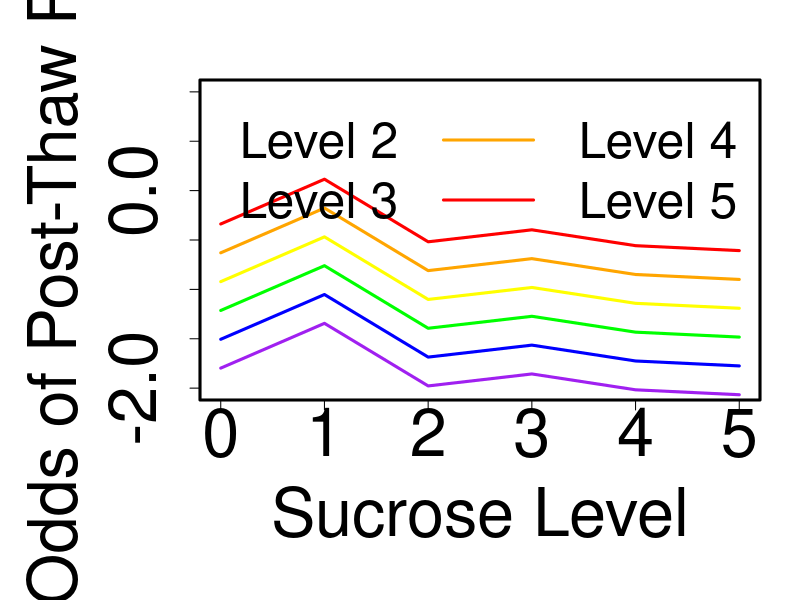
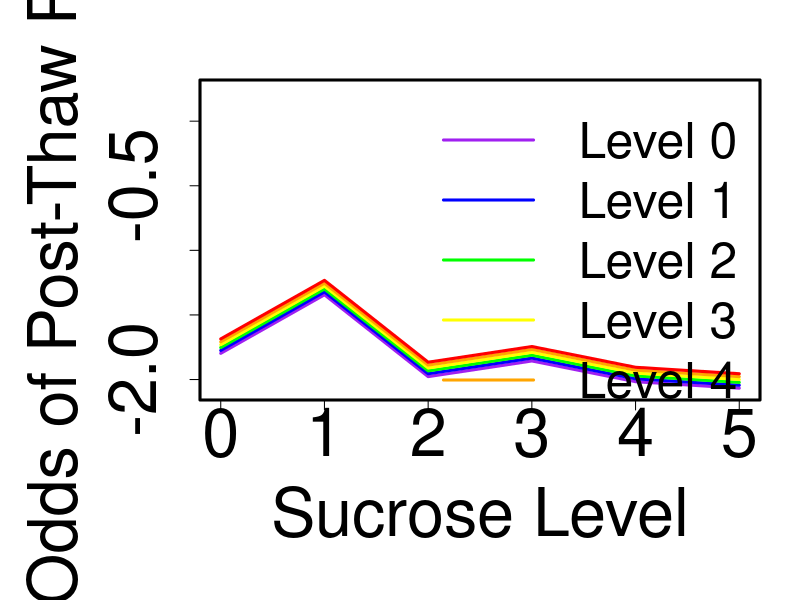
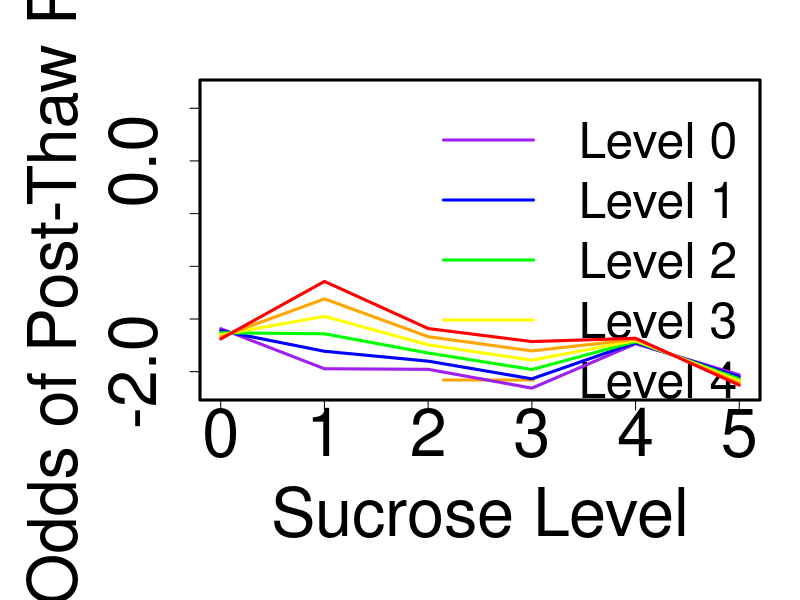
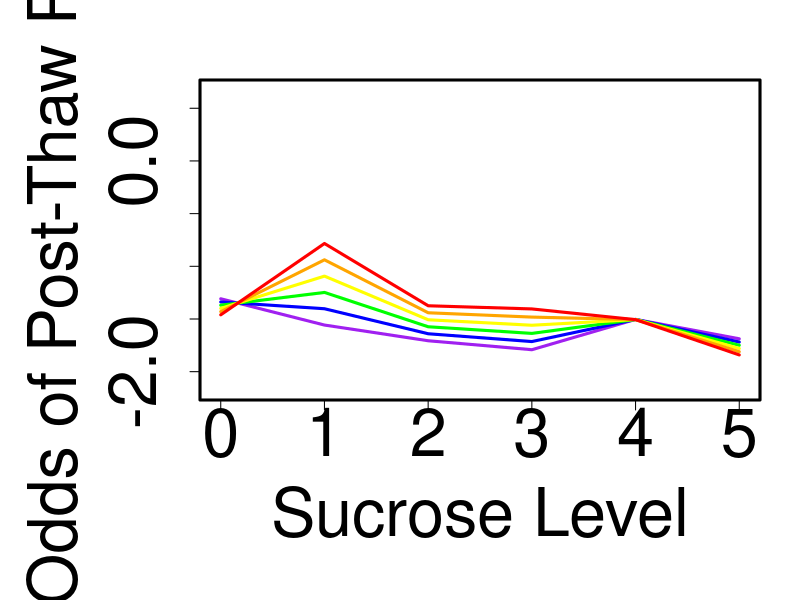
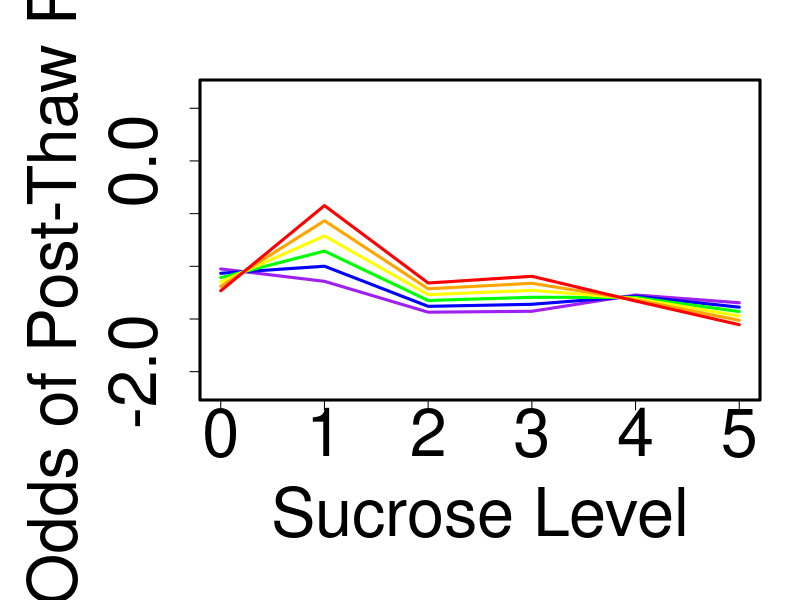
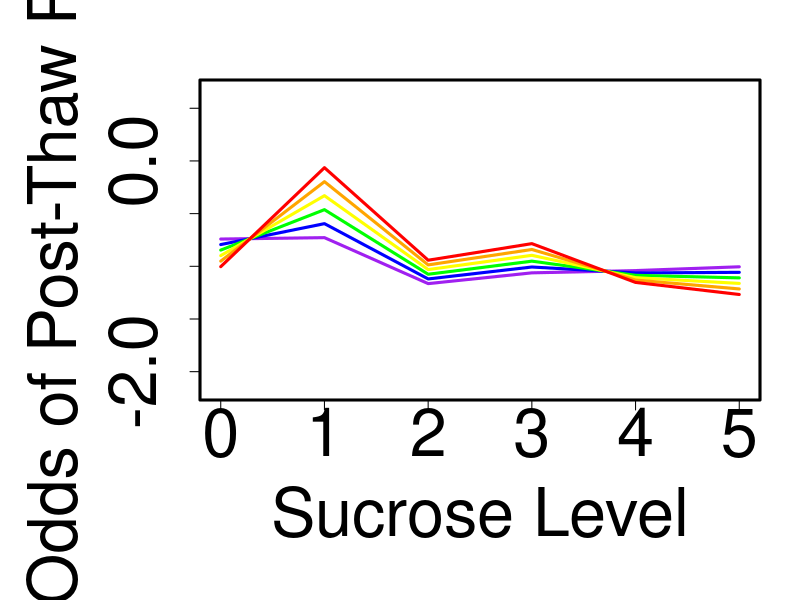
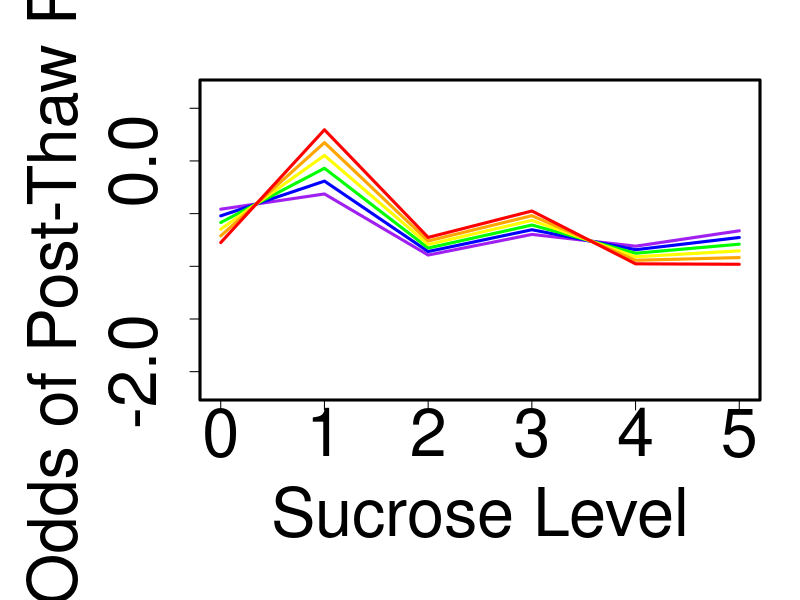
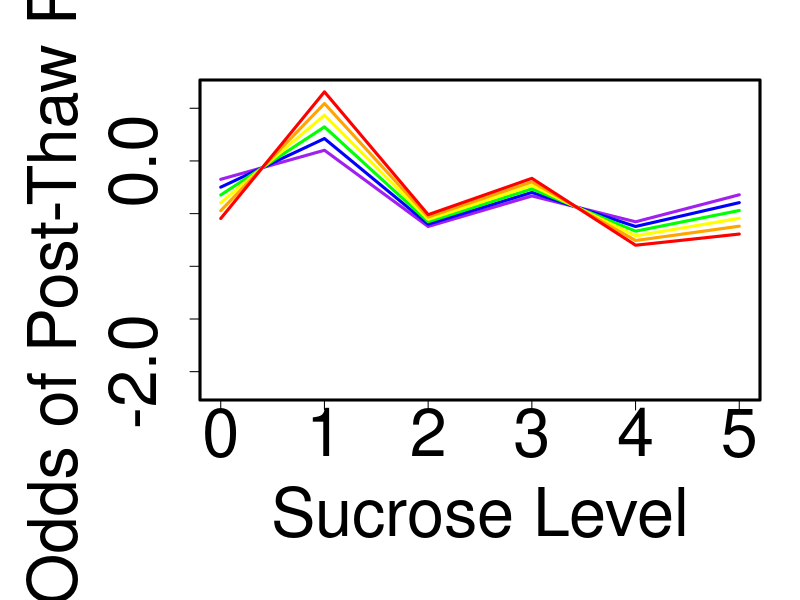

R code for these plots, in order: (Note: this script raises an error after producing the figures.)
# This code was written by Dr. Ashley Petersen and adjusted by Chia-Hsing Pi
# This code used (1)quasi-binomial, (2) sucrose as factor, (3) one simple model and one interaction models
####################################################################################################################################

# import data
setwd("D:/07_Statistical Analysis/SGI2")
data_SGI<-read.table('SGI_log.csv',header=F,sep=',') #input data
colnames(data_SGI) = c("S","G","I","R") 

#collapse data into counts
collapsed = aggregate(data_SGI$R, data_SGI[,1:3], FUN=sum)
temp = aggregate(data_SGI$R, data_SGI[,1:3], FUN=length)
collapsed = cbind(collapsed, temp[,4]-collapsed[,4])
names(collapsed)[4:5] = c("success", "failure")

#coloring for plots
colors = c("purple", "blue", "green", "yellow", "orange", "red")

####################################################################################################################################
## "main effects" model (no interactions)
####################################################################################################################################

mainEffects = glm(cbind(success, failure) ~ as.factor(S) + G + I, data=collapsed, family="quasibinomial")
summary(mainEffects)

#p-value for effect of S
mainEffects_noS = glm(cbind(success, failure) ~ G + I, data=collapsed, family="quasibinomial")
anova(mainEffects, mainEffects_noS, test = "F")

#predicted values for log odds
fit = predict(mainEffects, type = "link")

#plot summarizing impact of additive effects
#glycerol
jpeg('MainEffects_G.jpeg',width=900,height=900)
par(mar=c(10, 10, 4, 2),mgp=c(6,2,0),lwd=3)
plot(collapsed$S, fit, type="n", xlab="Sucrose Level", ylab="Log Odds of Post-Thaw Recovery", 
     cex=2.25,cex.axis=4.0,cex.lab=4.0, ylim=c(-2,1))
for (i in 0:5) points(collapsed$S[collapsed$G==i & collapsed$I==0], fit[collapsed$G==i & collapsed$I==0], 
                      type="l", col=colors[i+1])
legend("topright", col=colors, paste0("Level ",0:5), lty=1, bty="n",cex=3.0,ncol = 3)
dev.off()

#isoleucine
jpeg('MainEffects_I.jpeg',width=900,height=900)
par(mar=c(10, 10, 4, 2),mgp=c(6,2,0),lwd=3)
plot(collapsed$S, fit, type="n", xlab="Sucrose Level", ylab="Log Odds of Post-Thaw Recovery", 
     cex=2.25,cex.axis=4.0,cex.lab=4.0)
for (i in 0:5) points(collapsed$S[collapsed$I==i & collapsed$G==0], fit[collapsed$I==i & collapsed$G==0], 
                      type="l", col=colors[i+1])
legend("topright", col=colors, paste0("Level ",0:5), lty=1, bty="n",cex=3.0)
dev.off()

####################################################################################################################################
## interaction model
####################################################################################################################################

intxn = glm(cbind(success, failure) ~ as.factor(S)*G + as.factor(S)*I + G*I, data=collapsed, family="quasibinomial")
summary(intxn)

#p-value for interaction between S & G
intxn_noSG = glm(cbind(success, failure) ~ as.factor(S) + as.factor(S)*I + G*I, data=collapsed, family="quasibinomial")
anova(intxn, intxn_noSG, test = "F")

#p-value for interaction between S & I
intxn_noSI = glm(cbind(success, failure) ~ as.factor(S) + as.factor(S)*G + G*I, data=collapsed, family="quasibinomial")
anova(intxn, intxn_noSI, test = "F")

#p-value for interaction between G & I
intxn_noGI = glm(cbind(success, failure) ~ as.factor(S)*G + as.factor(S)*I, data=collapsed, family="quasibinomial")
anova(intxn, intxn_noGI, test = "F")

#predicted values for log odds
fitIntxn = predict(intxn, type = "link")


#effect of S (interaction)
#isoleucine
for (g in 0:5) {
  file_name=paste("I_G_",g,".jpeg",sep = "")
  jpeg(file_name,width=900,height=900)
  par(mar=c(10, 10, 4, 2),mgp=c(6,2,0),lwd=3)
  plot(collapsed$S, fitIntxn, type="n", xlab="Sucrose Level", ylab="Log Odds of Post-Thaw Recovery", 
       cex=2.25,cex.axis=4.0,cex.lab=4.0)
  #main=paste0("Color by isoleucine, glycerol=",g),
  if (g==0) legend("topright", col=colors, paste0("Level ",0:5), lty=1, bty="n",cex=3.0)
  for (i in 0:5) points(collapsed$S[collapsed$I==i & collapsed$G==g], fitIntxn[collapsed$I==i & collapsed$G==g], 
                        type="l", col=colors[i+1])
  dev.off()
}

#glycerol
for (i in 0:5) {
  file_name=paste("G_I_",i,".jpeg",sep = "")
  jpeg(file_name,width=900,height=900)
  par(mar=c(10, 10, 4, 2),mgp=c(6,2,0),lwd=3)
  plot(collapsed$S, fitIntxn, type="n", xlab="Sucrose Level", ylab="Log Odds of Post-Thaw Recovery", 
       cex=2.25,cex.axis=4.0,cex.lab=4.0)
  #main=paste0("Color by glycerol, isoleucine=",i),
  if (i==0) legend("topright", col=colors, paste0("Level ",0:5), lty=1, bty="n",cex=3.0)
  for (g in 0:5) points(collapsed$S[collapsed$G==g & collapsed$I==i], fitIntxn[collapsed$G==g & collapsed$I==i], 
                        type="l", col=colors[g+1])
  dev.off()
}

#effect of G (interaction)
#sucrose
for (i in 0:5) {
  file_name=paste("S_I_",i,".jpeg",sep = "")
  jpeg(file_name,width=900,height=900)
  par(mar=c(10, 10, 4, 2),mgp=c(6,2,0),lwd=3)
  plot(collapsed$G, fitIntxn, type="n", xlab="Glycerol Level", ylab="Log Odds of Post-Thaw Recovery", 
       cex=2.25,cex.axis=4.0,cex.lab=4.0)
  #main=paste0("Color by sucrose, isoleucine=",i),
  if (i==0) legend("topright", col=colors, paste0("Level ",0:5), lty=1, bty="n",cex=3.0)
  for (s in 0:5) points(collapsed$G[collapsed$S==s & collapsed$I==i], fitIntxn[collapsed$S==s & collapsed$I==i], 
                        type="l", col=colors[s+1])
  dev.off()
}

#isoleucine
for (s in 0:5) {
  file_name=paste("I_S_",s,".jpeg",sep = "")
  jpeg(file_name,width=900,height=900)
  par(mar=c(10, 10, 4, 2),mgp=c(6,2,0),lwd=3)
  plot(collapsed$G, fitIntxn, type="n", xlab="Glycerol Level", ylab="Log Odds of Post-Thaw Recovery", 
       cex=2.25,cex.axis=4.0,cex.lab=4.0)
  #main=paste0("Color by isoleucine, sucrose=",s),
  if (s==0) legend("topleft", col=colors, paste0("Level ",0:5), lty=1, bty="n",cex=3.0)
  for (i in 0:5) points(collapsed$G[collapsed$I==i & collapsed$S==s], fitIntxn[collapsed$I==i & collapsed$S==s], 
                        type="l", col=colors[i+1])
  dev.off()
}

#effect of I (interaction)
#glycerol
for (s in 0:5) {
  file_name=paste("G_S_",s,".jpeg",sep = "")
  jpeg(file_name,width=900,height=900)
  par(mar=c(10, 10, 4, 2),mgp=c(6,2,0),lwd=3)
  plot(collapsed$I, fitIntxn, type="n", xlab="Isoleucine Level", ylab="Log Odds of Post-Thaw Recovery", 
       cex=2.25,cex.axis=4.0,cex.lab=4.0)
  #main=paste0("Color by glycerol, sucrose=",s),
  if (s==0) legend("topleft", col=colors, paste0("Level ",0:5), lty=1, bty="n",cex=3.0)
  for (g in 0:5) points(collapsed$I[collapsed$G==g & collapsed$S==s], fitIntxn[collapsed$G==g & collapsed$S==s], 
                        type="l", col=colors[g+1])
  dev.off()
}

#sucrose
for (g in 0:5) {
  file_name=paste("S_G_",g,".jpeg",sep = "")
  jpeg(file_name,width=900,height=900)
  par(mar=c(10, 10, 4, 2),mgp=c(6,2,0),lwd=3)
  plot(collapsed$I, fitIntxn, type="n", xlab="Isoleucine Level", ylab="Log Odds of Post-Thaw Recovery", 
       cex=2.25,cex.axis=4.0,cex.lab=4.0)
  #main=paste0("Color by sucrose, glycerol=",g),
  if (g==0) legend("topright", col=colors, paste0("Level ",0:5), lty=1, bty="n",cex=3.0)
  for (s in 0:5) points(collapsed$I[collapsed$S==s & collapsed$G==g], fitIntxn[collapsed$S==s & collapsed$G==g], 
                        type="l", col=colors[s+1])
  dev.off()
}

####################################################################################################################################
## predicted vs. actual plots
####################################################################################################################################

fitp = predict(mainEffects, type = "response")
fitIntxnp = predict(intxn, type = "response")
obs = collapsed$success/(collapsed$success+collapsed$failure)

jpeg('pva_principal.jpeg',width=900,height=900)
par(mar=c(10, 10, 4, 2),mgp=c(6,2,0),lwd=3)
plot(obs*100, fitp*100, xlim=c(0,100), ylim=c(0,100), ylab="Predicted Post-Thaw Recovery (%)", xlab="Actual Post-Thaw Recovery (%)", 
     pch=19, cex=2, cex.axis=4.0,cex.lab=4.0)
abline(0,1)
#plot(fitIntxnp, fitIntxnp-obs)
dev.off()

jpeg('pva_interaction.jpeg',width=900,height=900)
par(mar=c(10, 10, 4, 2),mgp=c(6,2,0),lwd=3)
plot(obs*100, fitIntxnp*100, xlim=c(0,100), ylim=c(0,100), ylab="Predicted Post-Thaw Recovery (%)", xlab="Actual Post-Thaw Recovery (%)", 
     pch=19, cex=2, cex.axis=4.0,cex.lab=4.0)
abline(0,1)
#plot(fitIntxnp, fitIntxnp-obs)
dev.off()

##########################################################################################################

###########################################################################################################
#effect of S (interaction)
#glycerol
file_name=paste("S_G.jpeg",sep = "")
jpeg(file_name, width = 3600, height = 3600, units = 'px', res = 300)
par(mar=c(10, 10, 4, 2),mgp=c(6,2,0),lwd=3)
for (i in 0:5) {
  if(i==0){
    plot(collapsed$S, fitIntxn, type="n", xlab="Sucrose Level", ylab="Log Odds of Post-Thaw Recovery", 
         main=paste0("Coloring by Level of Glycerol"), cex.main=3.0, cex=2.25,cex.axis=4.0,cex.lab=4.0,ylim=c(-2,1.5))
    legend("topright", col=colors, paste0("Level ",0:5), lty=1, bty="n",cex=3.0)
  }
  else{
    points(collapsed$S, fitIntxn, type="n")
  }
  for (g in 0:5) points(collapsed$S[collapsed$G==g & collapsed$I==i], fitIntxn[collapsed$G==g & collapsed$I==i], 
                        type="l", col=colors[g+1])
}
dev.off()

#isoleucine
file_name=paste("S_I.jpeg",sep = "")
jpeg(file_name, width = 3600, height = 3600, units = 'px', res = 300)
par(mar=c(10, 10, 4, 2),mgp=c(6,2,0),lwd=3)
for (g in 0:5) {
  if(g==0){
    plot(collapsed$S, fitIntxn, type="n", xlab="Sucrose Level", ylab="Log Odds of Post-Thaw Recovery", 
         main=paste0("Coloring by Level of Isoleucine"), cex.main=3.0, cex=2.25,cex.axis=4.0,cex.lab=4.0,ylim=c(-2,1.5))
    legend("topright", col=colors, paste0("Level ",0:5), lty=1, bty="n",cex=3.0)
  }
  else{
    points(collapsed$S, fitIntxn, type="n") 
  }
  for (i in 0:5) points(collapsed$S[collapsed$I==i & collapsed$G==g], fitIntxn[collapsed$I==i & collapsed$G==g], 
                        type="l", col=colors[i+1])
}
dev.off()